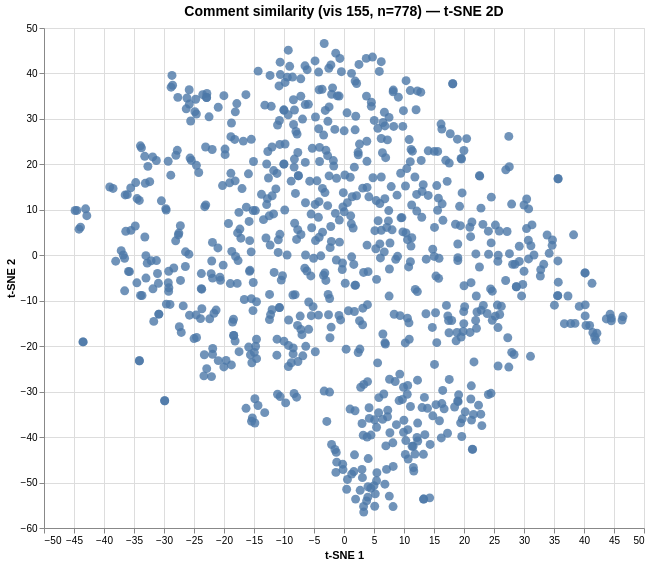

The specification (Vega-Lite) saved for this image:
### Vega specification from a JSON file in a GitHub repository (floating-point values rounded to 4 significant figures; data arrays with more than 128 entries replaced by an {"elided": "..."} marker saying what was removed)
{"$schema": "https://vega.github.io/schema/vega/v6.json", "data": [{"name": "param_1e9efca18e7a2868_store"}, {"name": "source_0", "values": {"elided": "778 records"}}, {"name": "source_0_x_domain_dim_1", "values": [{"min": -44.82, "max": 46.49}]}, {"name": "source_0_y_domain_dim_2", "values": [{"min": -56.49, "max": 46.58}]}], "signals": [{"name": "unit", "value": {}, "on": [{"events": "pointermove", "update": "isTuple(group()) ? group() : unit"}]}, {"name": "param_1e9efca18e7a2868", "update": "vlSelectionResolve(\"param_1e9efca18e7a2868_store\", \"union\")"}, {"name": "param_1e9efca18e7a2868_dim_1", "on": [{"events": [{"source": "view", "type": "dblclick"}], "update": "null"}, {"events": {"signal": "param_1e9efca18e7a2868_translate_delta"}, "update": "panLinear(param_1e9efca18e7a2868_translate_anchor.extent_x, -param_1e9efca18e7a2868_translate_delta.x / width)"}, {"events": {"signal": "param_1e9efca18e7a2868_zoom_delta"}, "update": "zoomLinear(domain(\"x\"), param_1e9efca18e7a2868_zoom_anchor.x, param_1e9efca18e7a2868_zoom_delta)"}]}, {"name": "param_1e9efca18e7a2868_dim_2", "on": [{"events": [{"source": "view", "type": "dblclick"}], "update": "null"}, {"events": {"signal": "param_1e9efca18e7a2868_translate_delta"}, "update": "panLinear(param_1e9efca18e7a2868_translate_anchor.extent_y, param_1e9efca18e7a2868_translate_delta.y / height)"}, {"events": {"signal": "param_1e9efca18e7a2868_zoom_delta"}, "update": "zoomLinear(domain(\"y\"), param_1e9efca18e7a2868_zoom_anchor.y, param_1e9efca18e7a2868_zoom_delta)"}]}, {"name": "param_1e9efca18e7a2868_tuple", "on": [{"events": [{"signal": "param_1e9efca18e7a2868_dim_1 || param_1e9efca18e7a2868_dim_2"}], "update": "param_1e9efca18e7a2868_dim_1 && param_1e9efca18e7a2868_dim_2 ? {unit: \"\", fields: param_1e9efca18e7a2868_tuple_fields, values: [param_1e9efca18e7a2868_dim_1,param_1e9efca18e7a2868_dim_2]} : null"}]}, {"name": "param_1e9efca18e7a2868_tuple_fields", "value": [{"field": "dim_1", "channel": "x", "type": "R"}, {"field": "dim_2", "channel": "y", "type": "R"}]}, {"name": "param_1e9efca18e7a2868_translate_anchor", "value": {}, "on": [{"events": [{"source": "scope", "type": "pointerdown"}], "update": "{x: x(unit), y: y(unit), extent_x: domain(\"x\"), extent_y: domain(\"y\")}"}]}, {"name": "param_1e9efca18e7a2868_translate_delta", "value": {}, "on": [{"events": [{"source": "window", "between": [{"source": "scope", "type": "pointerdown"}, {"source": "window", "type": "pointerup"}], "consume": true, "type": "pointermove"}], "update": "{x: param_1e9efca18e7a2868_translate_anchor.x - x(unit), y: param_1e9efca18e7a2868_translate_anchor.y - y(unit)}"}]}, {"name": "param_1e9efca18e7a2868_zoom_anchor", "on": [{"events": [{"source": "scope", "consume": true, "type": "wheel"}], "update": "{x: invert(\"x\", x(unit)), y: invert(\"y\", y(unit))}"}]}, {"name": "param_1e9efca18e7a2868_zoom_delta", "on": [{"events": [{"source": "scope", "consume": true, "type": "wheel"}], "update": "pow(1.001, event.deltaY * pow(16, event.deltaMode))", "force": true}]}, {"name": "param_1e9efca18e7a2868_modify", "on": [{"events": {"signal": "param_1e9efca18e7a2868_tuple"}, "update": "modify(\"param_1e9efca18e7a2868_store\", param_1e9efca18e7a2868_tuple, true)"}]}], "marks": [{"type": "symbol", "name": "marks", "from": {"data": "source_0"}, "encode": {"update": {"opacity": {"value": 0.8}, "fill": {"value": "#4c78a8"}, "y": {"field": "dim_2", "scale": "y"}, "x": {"field": "dim_1", "scale": "x"}, "size": {"value": 80}, "tooltip": {"signal": "{\"Comment #\": format(datum[\"index\"], \"\"), \"Comment\": isValid(datum[\"comment\"]) ? datum[\"comment\"] : \"\"+datum[\"comment\"]}"}, "shape": {"value": "circle"}}}, "style": ["circle"], "clip": true, "interactive": true}], "scales": [{"name": "x", "type": "linear", "domain": [{"signal": "(data(\"source_0_x_domain_dim_1\")[0] || {}).min"}, {"signal": "(data(\"source_0_x_domain_dim_1\")[0] || {}).max"}], "range": [0, {"signal": "width"}], "nice": true, "domainRaw": {"signal": "param_1e9efca18e7a2868[\"dim_1\"]"}, "zero": true}, {"name": "y", "type": "linear", "domain": [{"signal": "(data(\"source_0_y_domain_dim_2\")[0] || {}).min"}, {"signal": "(data(\"source_0_y_domain_dim_2\")[0] || {}).max"}], "range": [{"signal": "height"}, 0], "zero": true, "domainRaw": {"signal": "param_1e9efca18e7a2868[\"dim_2\"]"}, "nice": true}], "axes": [{"scale": "x", "grid": true, "maxExtent": 0, "ticks": false, "zindex": 0, "gridScale": "y", "aria": false, "orient": "bottom", "minExtent": 0, "labels": false, "tickCount": {"signal": "ceil(width/40)"}, "domain": false}, {"scale": "y", "gridScale": "x", "ticks": false, "zindex": 0, "aria": false, "orient": "left", "minExtent": 0, "domain": false, "tickCount": {"signal": "ceil(height/40)"}, "labels": false, "grid": true, "maxExtent": 0}, {"scale": "x", "zindex": 0, "grid": false, "title": "t-SNE 1", "labelOverlap": true, "orient": "bottom", "tickCount": {"signal": "ceil(width/40)"}, "labelFlush": true}, {"scale": "y", "orient": "left", "labelOverlap": true, "zindex": 0, "tickCount": {"signal": "ceil(height/40)"}, "title": "t-SNE 2", "grid": false}], "title": {"text": "Comment similarity (vis 155, n=778) — t-SNE 2D", "fontSize": 14, "frame": "group"}, "width": 600, "background": "white", "style": "cell", "height": 500, "padding": 5}
